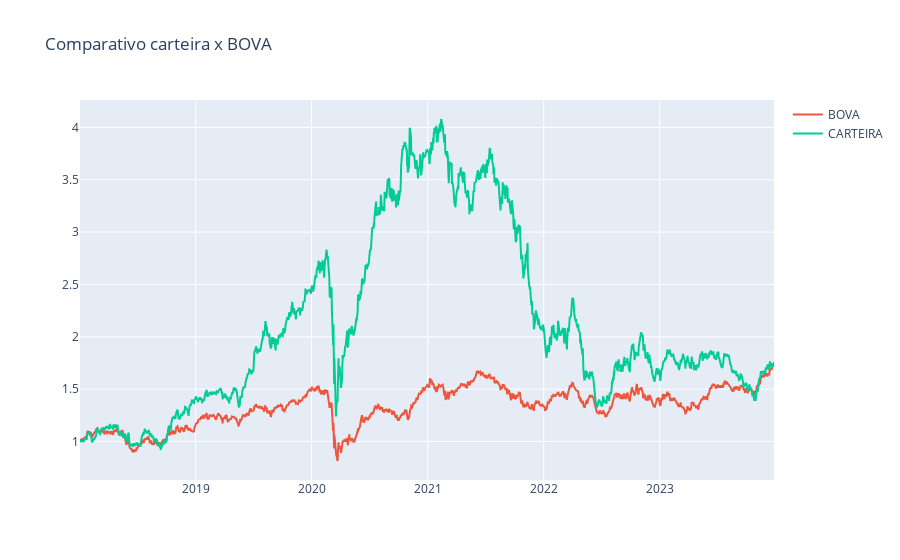

The cell this chart's notebook holds for it:
### Code cell
figura = px.line(title='Comparativo carteira x BOVA')
for i in dataset_normalizado.columns[1:]:
    figura.add_scatter(x=dataset_normalizado['Date'], y = dataset_normalizado[i], name=i)
figura.show()

### Figure 1 — Plotly figure (JSON) as saved in the notebook; plotly's stock layout.template omitted (floating-point values rounded to 4 significant figures; data arrays with more than 128 entries replaced by an {"elided": "..."} marker saying what was removed)
{"data": [{"hovertemplate": "<extra></extra>", "legendgroup": "", "line": {"color": "#636efa", "dash": "solid"}, "marker": {"symbol": "circle"}, "mode": "lines", "name": "", "orientation": "v", "showlegend": false, "type": "scatter", "xaxis": "x", "yaxis": "y"}, {"name": "BOVA", "type": "scatter", "x": {"elided": "1468 str values"}, "y": {"elided": "1468 float values"}}, {"name": "CARTEIRA", "type": "scatter", "x": {"elided": "1468 str values"}, "y": {"elided": "1468 float values"}}], "layout": {"legend": {"tracegroupgap": 0}, "title": {"text": "Comparativo carteira x BOVA"}, "xaxis": {"anchor": "y", "domain": [0, 1]}, "yaxis": {"anchor": "x", "domain": [0, 1]}}}
